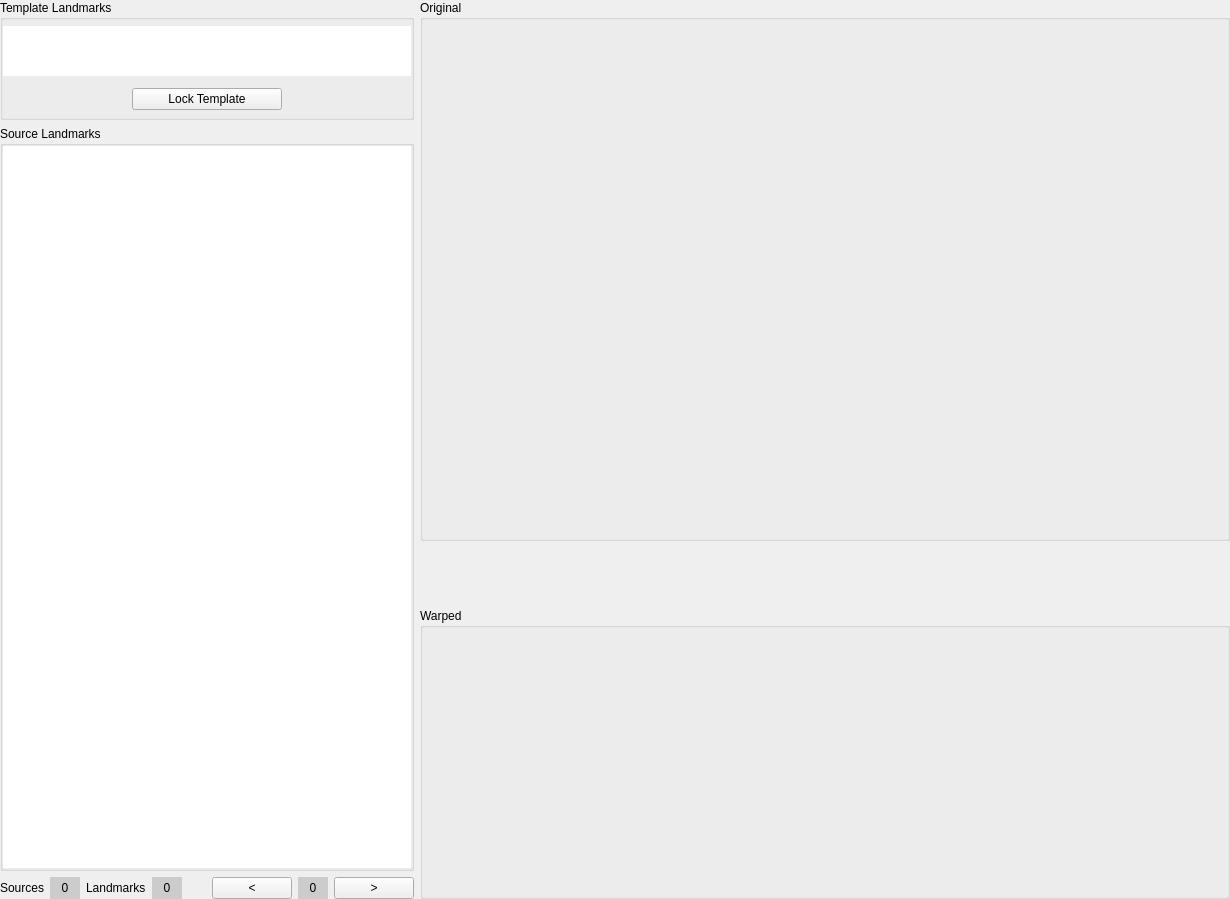
<?xml version="1.0" encoding="UTF-8"?>
<ui version="4.0">
 <class>landmarks_panel</class>
 <widget class="QWidget" name="landmarks_panel">
  <property name="geometry">
   <rect>
    <x>0</x>
    <y>0</y>
    <width>1230</width>
    <height>899</height>
   </rect>
  </property>
  <property name="windowTitle">
   <string>Form</string>
  </property>
  <layout class="QHBoxLayout" name="horizontalLayout">
   <property name="leftMargin">
    <number>0</number>
   </property>
   <property name="topMargin">
    <number>0</number>
   </property>
   <property name="rightMargin">
    <number>0</number>
   </property>
   <property name="bottomMargin">
    <number>0</number>
   </property>
   <item>
    <layout class="QVBoxLayout" name="verticalLayout_2">
     <property name="rightMargin">
      <number>0</number>
     </property>
     <item>
      <widget class="QGroupBox" name="box_table0">
       <property name="minimumSize">
        <size>
         <width>0</width>
         <height>0</height>
        </size>
       </property>
       <property name="maximumSize">
        <size>
         <width>16777215</width>
         <height>120</height>
        </size>
       </property>
       <property name="title">
        <string>Template Landmarks</string>
       </property>
       <layout class="QVBoxLayout" name="verticalLayout_4">
        <property name="leftMargin">
         <number>0</number>
        </property>
        <property name="topMargin">
         <number>0</number>
        </property>
        <property name="rightMargin">
         <number>0</number>
        </property>
        <property name="bottomMargin">
         <number>0</number>
        </property>
        <item>
         <widget class="TemplateTable" name="table0">
          <property name="minimumSize">
           <size>
            <width>400</width>
            <height>50</height>
           </size>
          </property>
          <property name="maximumSize">
           <size>
            <width>16777215</width>
            <height>50</height>
           </size>
          </property>
          <property name="frameShape">
           <enum>QFrame::NoFrame</enum>
          </property>
          <attribute name="horizontalHeaderCascadingSectionResizes">
           <bool>false</bool>
          </attribute>
          <attribute name="verticalHeaderCascadingSectionResizes">
           <bool>false</bool>
          </attribute>
         </widget>
        </item>
        <item>
         <layout class="QHBoxLayout" name="horizontalLayout_7">
          <property name="topMargin">
           <number>0</number>
          </property>
          <item>
           <spacer name="horizontalSpacer_3">
            <property name="orientation">
             <enum>Qt::Horizontal</enum>
            </property>
            <property name="sizeHint" stdset="0">
             <size>
              <width>40</width>
              <height>20</height>
             </size>
            </property>
           </spacer>
          </item>
          <item>
           <widget class="QPushButton" name="button_lock_template">
            <property name="minimumSize">
             <size>
              <width>150</width>
              <height>0</height>
             </size>
            </property>
            <property name="maximumSize">
             <size>
              <width>150</width>
              <height>16777215</height>
             </size>
            </property>
            <property name="styleSheet">
             <string notr="true"/>
            </property>
            <property name="text">
             <string> Lock Template </string>
            </property>
            <property name="checkable">
             <bool>true</bool>
            </property>
            <property name="flat">
             <bool>false</bool>
            </property>
           </widget>
          </item>
          <item>
           <spacer name="horizontalSpacer_4">
            <property name="orientation">
             <enum>Qt::Horizontal</enum>
            </property>
            <property name="sizeHint" stdset="0">
             <size>
              <width>40</width>
              <height>20</height>
             </size>
            </property>
           </spacer>
          </item>
         </layout>
        </item>
       </layout>
      </widget>
     </item>
     <item>
      <widget class="QGroupBox" name="box_table1">
       <property name="title">
        <string>Source Landmarks</string>
       </property>
       <layout class="QVBoxLayout" name="verticalLayout_9">
        <property name="leftMargin">
         <number>0</number>
        </property>
        <property name="topMargin">
         <number>0</number>
        </property>
        <property name="rightMargin">
         <number>0</number>
        </property>
        <property name="bottomMargin">
         <number>0</number>
        </property>
        <item>
         <widget class="SourceTable" name="table1">
          <property name="minimumSize">
           <size>
            <width>400</width>
            <height>400</height>
           </size>
          </property>
          <property name="maximumSize">
           <size>
            <width>16777215</width>
            <height>800</height>
           </size>
          </property>
          <property name="frameShape">
           <enum>QFrame::NoFrame</enum>
          </property>
         </widget>
        </item>
       </layout>
      </widget>
     </item>
     <item>
      <layout class="QHBoxLayout" name="horizontalLayout_5">
       <property name="topMargin">
        <number>0</number>
       </property>
       <item>
        <layout class="QVBoxLayout" name="verticalLayout_6">
         <property name="leftMargin">
          <number>0</number>
         </property>
        </layout>
       </item>
       <item>
        <widget class="QLabel" name="label_Sources">
         <property name="text">
          <string>Sources</string>
         </property>
        </widget>
       </item>
       <item>
        <widget class="QLabel" name="label_nsources">
         <property name="minimumSize">
          <size>
           <width>30</width>
           <height>0</height>
          </size>
         </property>
         <property name="maximumSize">
          <size>
           <width>30</width>
           <height>16777215</height>
          </size>
         </property>
         <property name="styleSheet">
          <string notr="true">background-color: #cccccc;</string>
         </property>
         <property name="text">
          <string>0</string>
         </property>
         <property name="alignment">
          <set>Qt::AlignCenter</set>
         </property>
        </widget>
       </item>
       <item>
        <widget class="QLabel" name="label_Landmarks">
         <property name="text">
          <string>Landmarks</string>
         </property>
        </widget>
       </item>
       <item>
        <widget class="QLabel" name="label_nlandmarks">
         <property name="minimumSize">
          <size>
           <width>30</width>
           <height>0</height>
          </size>
         </property>
         <property name="maximumSize">
          <size>
           <width>30</width>
           <height>16777215</height>
          </size>
         </property>
         <property name="styleSheet">
          <string notr="true">background-color: #cccccc;</string>
         </property>
         <property name="text">
          <string>0</string>
         </property>
         <property name="alignment">
          <set>Qt::AlignCenter</set>
         </property>
        </widget>
       </item>
       <item>
        <spacer name="horizontalSpacer_6">
         <property name="orientation">
          <enum>Qt::Horizontal</enum>
         </property>
         <property name="sizeHint" stdset="0">
          <size>
           <width>40</width>
           <height>20</height>
          </size>
         </property>
        </spacer>
       </item>
       <item>
        <widget class="QPushButton" name="button_previous_curve">
         <property name="text">
          <string>&lt;</string>
         </property>
        </widget>
       </item>
       <item>
        <widget class="QLabel" name="label_current_curve">
         <property name="minimumSize">
          <size>
           <width>30</width>
           <height>0</height>
          </size>
         </property>
         <property name="maximumSize">
          <size>
           <width>30</width>
           <height>30</height>
          </size>
         </property>
         <property name="styleSheet">
          <string notr="true">background-color: #cccccc;</string>
         </property>
         <property name="text">
          <string>0</string>
         </property>
         <property name="alignment">
          <set>Qt::AlignCenter</set>
         </property>
        </widget>
       </item>
       <item>
        <widget class="QPushButton" name="button_next_curve">
         <property name="text">
          <string>&gt;</string>
         </property>
        </widget>
       </item>
      </layout>
     </item>
    </layout>
   </item>
   <item>
    <layout class="QVBoxLayout" name="verticalLayout">
     <item>
      <widget class="QGroupBox" name="box_figure0">
       <property name="minimumSize">
        <size>
         <width>810</width>
         <height>510</height>
        </size>
       </property>
       <property name="title">
        <string>Original</string>
       </property>
       <layout class="QVBoxLayout" name="verticalLayout_7">
        <item>
         <widget class="FigureLandmarks" name="figure0" native="true">
          <property name="minimumSize">
           <size>
            <width>800</width>
            <height>500</height>
           </size>
          </property>
          <property name="maximumSize">
           <size>
            <width>800</width>
            <height>500</height>
           </size>
          </property>
          <property name="styleSheet">
           <string notr="true"/>
          </property>
         </widget>
        </item>
       </layout>
      </widget>
     </item>
     <item>
      <spacer name="verticalSpacer_2">
       <property name="orientation">
        <enum>Qt::Vertical</enum>
       </property>
       <property name="sizeHint" stdset="0">
        <size>
         <width>20</width>
         <height>40</height>
        </size>
       </property>
      </spacer>
     </item>
     <item>
      <widget class="QGroupBox" name="box_figure1">
       <property name="title">
        <string>Warped</string>
       </property>
       <layout class="QHBoxLayout" name="horizontalLayout_4">
        <item>
         <widget class="FigureLandmarksRegistered" name="figure1" native="true">
          <property name="minimumSize">
           <size>
            <width>500</width>
            <height>250</height>
           </size>
          </property>
          <property name="maximumSize">
           <size>
            <width>500</width>
            <height>300</height>
           </size>
          </property>
         </widget>
        </item>
       </layout>
      </widget>
     </item>
    </layout>
   </item>
  </layout>
 </widget>
 <customwidgets>
  <customwidget>
   <class>FigureLandmarks</class>
   <extends>QWidget</extends>
   <header>figures</header>
   <container>1</container>
  </customwidget>
  <customwidget>
   <class>FigureLandmarksRegistered</class>
   <extends>QWidget</extends>
   <header>figures</header>
   <container>1</container>
  </customwidget>
  <customwidget>
   <class>TemplateTable</class>
   <extends>QTableView</extends>
   <header>tables</header>
  </customwidget>
  <customwidget>
   <class>SourceTable</class>
   <extends>QTableView</extends>
   <header>tables</header>
  </customwidget>
 </customwidgets>
 <resources/>
 <connections/>
</ui>
